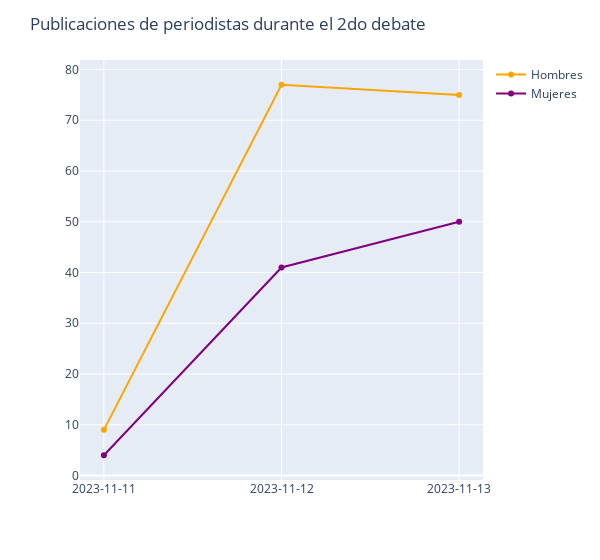

Here is the notebook cell this chart was saved with:
### Code cell
men_debate2 = men_journalist_posts.loc[
    men_journalist_posts["event"].isin(["2do debate"])
]
men_count = men_debate2.groupby("dt_date").size().reset_index(name="count")

women_debate2 = women_journalist_posts.loc[
    women_journalist_posts["event"].isin(["2do debate"])
]
women_count = women_debate2.groupby("dt_date").size().reset_index(name="count")

fig = px.line()
fig.add_scatter(
    x=men_count["dt_date"],
    y=men_count["count"],
    name="Hombres",
    line=dict(color="orange"),
    hovertemplate="posts: %{y}",
)
fig.add_scatter(
    x=women_count["dt_date"],
    y=women_count["count"],
    name="Mujeres",
    line=dict(color="purple"),
    hovertemplate="posts: %{y}",
)
fig.update_layout(title="Publicaciones de periodistas durante el 2do debate", width=600)
fig.update_xaxes(type="category")
fig.show()

### Figure 1 — Plotly figure (JSON) as saved in the notebook; plotly's stock layout.template omitted (floating-point values rounded to 4 significant figures)
{"data": [{"hovertemplate": "<extra></extra>", "legendgroup": "", "line": {"color": "#636efa", "dash": "solid"}, "marker": {"symbol": "circle"}, "mode": "lines", "name": "", "orientation": "v", "showlegend": false, "type": "scatter", "xaxis": "x", "yaxis": "y"}, {"hovertemplate": "posts: %{y}", "line": {"color": "orange"}, "name": "Hombres", "type": "scatter", "x": ["2023-11-11", "2023-11-12", "2023-11-13"], "y": [9, 77, 75]}, {"hovertemplate": "posts: %{y}", "line": {"color": "purple"}, "name": "Mujeres", "type": "scatter", "x": ["2023-11-11", "2023-11-12", "2023-11-13"], "y": [4, 41, 50]}], "layout": {"legend": {"tracegroupgap": 0}, "margin": {"t": 60}, "title": {"text": "Publicaciones de periodistas durante el 2do debate"}, "width": 600, "xaxis": {"anchor": "y", "domain": [0, 1], "type": "category"}, "yaxis": {"anchor": "x", "domain": [0, 1]}}}
